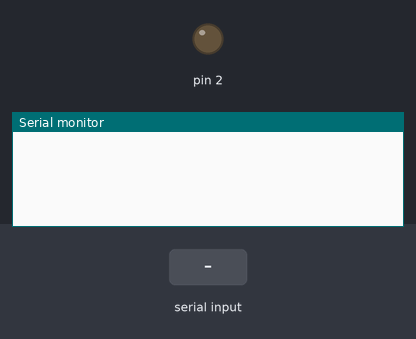
A sketch run on a simulated Arduino Uno, built with avr-gcc and run on an emulated ATmega328P. Parts: output pins drawn as LEDs (lit = HIGH), the last lines printed to the serial monitor. Inputs (shaded band) come from the test bench.

Above: at 1.2 s.
1.3 s: "90,45\n" received over Serial
At 2.2 s:
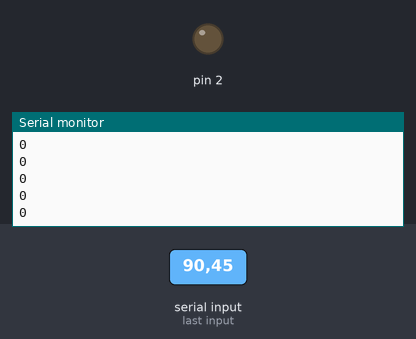
2.8 s: "30,150\n" received over Serial
At 3.8 s:
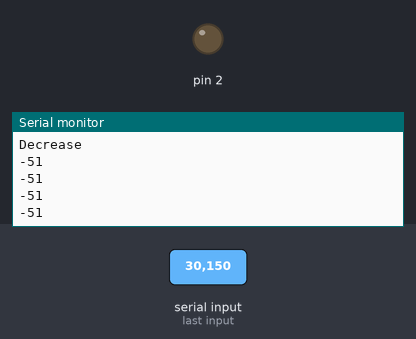
4.3 s: "2\n" received over Serial
At 5.7 s:
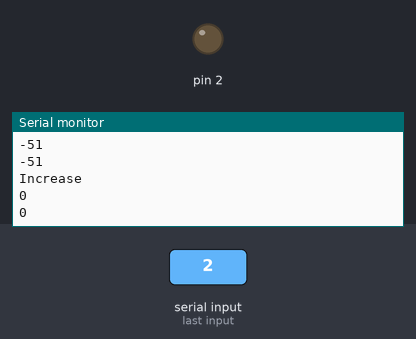

Measured:
- after the input at 1.3 s, the serial monitor: prints a new line at once (image 1)
- after the input at 2.8 s, the serial monitor: prints a new line at once (image 2)
- after the input at 4.3 s, the serial monitor: prints a new line at once (image 3)

The sketch:

MCT_HB_40A_H_Bridge.ino
```cpp
//http://www.micontechlab.com/product/2183/2x-%E0%B8%9A%E0%B8%AD%E0%B8%A3%E0%B9%8C%E0%B8%94%E0%B8%82%E0%B8%B1%E0%B8%9A%E0%B8%94%E0%B8%B5%E0%B8%8B%E0%B8%B5%E0%B8%A1%E0%B8%AD%E0%B9%80%E0%B8%95%E0%B8%AD%E0%B8%A3%E0%B9%8C-mct-hb-40a-h-bridge-10-30vdc-40a
class MCT_HB_40A_H_Bridge
{
private:
    int PWM,IN1,IN2;
    bool break_enable=false;
public:
    int speed_now=0;
    MCT_HB_40A_H_Bridge(int pwm,int in1,int in2):PWM(pwm),IN1(in1),IN2(in2){
        pinMode(PWM,OUTPUT);
        pinMode(IN1,OUTPUT);
        pinMode(IN2,OUTPUT);
    };
    void set_speed(int speed)
    {
        if (speed > 255 || speed < -255)  // Fixed the condition for out-of-range speed
        {
            Serial.println("Speed is out of range");
            return;
        }
        speed_now=speed;
        if(speed==0)
        {
            digitalWrite(IN1,LOW);
            digitalWrite(IN2,LOW);

            if(break_enable)analogWrite(PWM,255);
            else analogWrite(PWM,0);
        }
        else if(speed>0)
        {
            digitalWrite(IN1,HIGH);
            digitalWrite(IN2,LOW);
            analogWrite(PWM,speed);
        }
        else
        {
            digitalWrite(IN1,LOW);
            digitalWrite(IN2,HIGH);
            analogWrite(PWM,-speed);
        }

        return;
    }

};


int speeda = 0;
int increasement = 51;

MCT_HB_40A_H_Bridge motor1(2,22,23);

void setup()
{
    Serial.begin(9600);
}

void loop()
{
    if (Serial.available() > 0)  // Added a check for available serial data
    {
        int commanda = Serial.read();

        switch (commanda - '0')
        {
            case 1:
                Serial.println("Decrease");
                speeda = max(speeda - increasement, -255);
                break;
            case 2:
                Serial.println("Increase");
                speeda = min(speeda + increasement, 255);
                break;
            default:
                break;
        }
        Serial.println(speeda);
        motor1.set_speed(speeda);
    }

    delay(10);
}
```
